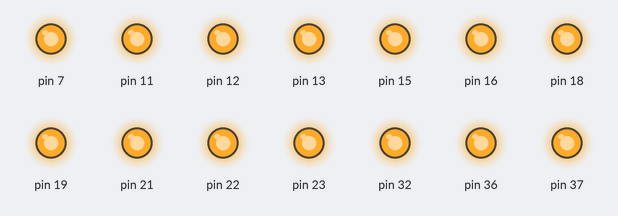
The program below on a simulated Raspberry Pi (header pin numbers). Shown: output pins drawn as LEDs (lit = HIGH). What the program prints to the terminal is not drawn. At 0.0 s the program stops and its outputs stay as they are.

Above: at 0.1 s.
Timing chart, 0 to 1.5 s (numbered marks = the images above):
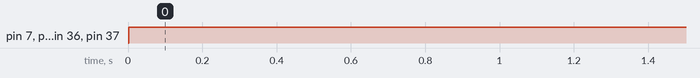

Measured:
- by itself, pin 7, pin 11–13, pin 15, pin 16, pin 18, pin 19, pin 21–23, pin 32, pin 36, pin 37: LOW → HIGH at 0.00 s

The program:

all_off.py
```python
##########################################################################################
# CityXen 16 Relay Board Test Program
# by Deadline
#
# NOTE: This is subject to heavy modification, especially the way it converts the signals
# so don't presume that the state it is in now is the way it will stay
#
# Raspberry Pi (Any model with 40 GPIO should work)
# https://amzn.to/34X5Xnj
#
# The Serial connector board is a MAX3232 based mini board with a 9 pin dsub
# https://amzn.to/32G9Viv
#
# Null modem required to work with Amiga serial port
# https://amzn.to/32BrHDC
#
# 8 Channel Relay Board
# https://amzn.to/2Xwerh4
#
# Prototype Wiring
# https://amzn.to/2LHDNX9
#
# GPIO Pins used for the serial device
#
# Pin 6  Ground
# Pin 8  TXD
# Pin 10 RXD
# Pin 1  3 volt
#
# GPIO Pins used for the Relay Boards
#
# Relay Board 1
# Pin 2  5 volt VCC Relay Board 1
# Pin 9  Ground Relay Board 1
# Pin 12 Relay 1
# Pin 7  Relay 2
# Pin 11 Relay 3
# Pin 13 Relay 4
# Pin 15 Relay 5
# Pin 19 Relay 6
# Pin 21 Relay 7
# Pin 23 Relay 8
#
# Relay Board 2
# Pin 4  5 volt VCC Relay Board 2
# Pin 39 Ground Relay Board 2
# Pin 16 Relay 1
# Pin 18 Relay 2
# Pin 22 Relay 3
# Pin 40 Relay 4
# Pin 38 Relay 5
# Pin 36 Relay 6
# Pin 32 Relay 7
# Pin 37 Relay 8
#
##########################################################################################

import RPi.GPIO as GPIO
import time
import argparse

# Set up some variables
test_version    = "1.0"

print("CityXen Relay Test version %s" % (test_version))

# Set up a dictionary for GPIO pins used for the relay up/down states
gp = {12:False, 7:False,11:False,13:False,15:False,19:False,21:False,23:False,
      16:False,18:False,22:False,40:False,38:False,36:False,32:False,37:False}

# Set up GPIO device
GPIO.setwarnings(False) # Ignore some warnings
GPIO.setmode(GPIO.BOARD)
for i in gp:
    GPIO.setup(i, GPIO.OUT) # Set pins to out

# Define some functions
def set_gpio(): # Set the GPIO pins from dict values
    global gp
    for i in gp:
        GPIO.output(i,gp[i])

def all_on(): # Turn all dict values to on
    global gp
    for i in gp:
        gp[i]=False

def all_off(): # Turn all dict values to off
    global gp
    for i in gp:
        gp[i]=True

def test_sequence(): # Turn on and off all dict values and then set the GPIO pins
    global gp
    for i in gp:
        gp[i]=False
        set_gpio()
        time.sleep(1)
        gp[i]=True
        set_gpio()

# Do or do not, there is no try...
#if(init_test):
#print("Running Relay Board Test")
#test_sequence() # Do a quick system test

# Turn off all GPIO pins
all_off()
set_gpio()

# GPIO.cleanup()
```
